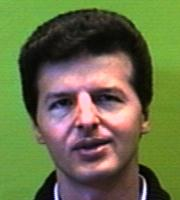
%> input picture helper/+FLD/TestDatabase/1.jpg, 180 x 200 px
$ octave --eval "result = preprocess(imread('helper/+FLD/TestDatabase/1.jpg'));"   (GNU Octave 9; MATLAB toolbox functions it lacks are replaced by stand-ins)
%> lines starting %> are read from the running program, lines starting %| are printed output that depends on the picture
### mm_preprocessing.m
function [ output_img ] = mm_preprocessing( img )
output_img = img;
gamma = 1.6;
normalize = 1;

%% Gamma correction
% (we could use 255*imadjust(X,[],[0,1],gamma), but would add dependencies
% to the image processing toolbox); we use our implementation
output_img = gamma_correction(output_img, [0 1], [0 255], gamma);

%% Sharpen whole image
% output_img = imsharpen(output_img, 'Amount', 3.0);

%% Eye Sharpening
eyeXMLFile = 'res/haarcascade_eye.xml';
eye_cascade = vision.CascadeObjectDetector(eyeXMLFile);
eye_boxes = step(eye_cascade, uint8(output_img));
box_sizes = [];
sharpening_const = 3.0;
for i = 1:size(eye_boxes,1)
    box = eye_boxes(i,:);
    box_sizes = [box_sizes, box(3) * box(4)];
end

[~, I] = sort(box_sizes, 'descend');

% Eye Detected - Processing
if numel(I) >= 2
    fbox = round(eye_boxes(I(1),:));
    sbox = round(eye_boxes(I(2),:));
    fbox(3:4) = fbox(3:4) - 5;
    sbox(3:4) = sbox(3:4) - 5;
    fbox(1:2) = fbox(1:2) + 2;
    sbox(1:2) = sbox(1:2) + 2;

    eye1 = output_img(fbox(2):fbox(2) + fbox(4), fbox(1): fbox(1) + fbox(3));
    eye2 = output_img(sbox(2):sbox(2) + sbox(4), sbox(1): sbox(1) + sbox(3));

    % Sharpen Areas
    eye1 = imsharpen(eye1, 'Amount', sharpening_const);
    eye2 = imsharpen(eye2, 'Amount', sharpening_const);

    output_img(fbox(2):fbox(2) + fbox(4), fbox(1): fbox(1) + fbox(3)) = eye1;
    output_img(sbox(2):sbox(2) + sbox(4), sbox(1): sbox(1) + sbox(3)) = eye2;
end

%% Mouth Sharpening

mbox = [50, 155, 105, 40];
mouth = output_img(mbox(2):mbox(2) + mbox(4), mbox(1): mbox(1) + mbox(3));
mouth = imsharpen(mouth, 'Amount', sharpening_const);
% output_img = cv.rectangle(output_img, box, ...
%         'Color', [255 0 0], 'Thickness', 2);
% imshow(output_img, []);
% pause()
% mouth = output_img(mbox(2):mbox(2) + mbox(4), mbox(1): mbox(1) + mbox(3));
% mouth = imsharpen(mouth, 'Amount', sharpening_const*2);
%
% output_img(mbox(2):mbox(2) + mbox(4), mbox(1): mbox(1) + mbox(3)) = mouth;
%
% %% Filtering
% % output_img = dog(output_img, 1, 2, 0);
%
% %% Postprocessing
% output_img = robust_postprocessor(output_img);
%
% %% Normalization to 8bits
% if normalize ~= 0
%     output_img = normalize8(output_img);
% end


%% Filtering
output_img(mbox(2):mbox(2) + mbox(4), mbox(1): mbox(1) + mbox(3)) = mouth;
if numel(I) >= 2
    output_img(fbox(2):fbox(2) + fbox(4), fbox(1): fbox(1) + fbox(3)) = eye1;
    output_img(sbox(2):sbox(2) + sbox(4), sbox(1): sbox(1) + sbox(3)) = eye2;
end
output_img = dog(output_img, 1, 2, 0);

%% Postprocessing
output_img = robust_postprocessor(output_img);

%% Normalization to 8bits
if normalize ~= 0
    output_img = normalize8(output_img);
end

### preprocess.m
function [ processed_img, box] = preprocess( img , bounding_box)

% Input:    img - black and white image
% Output:   processed_img - black and white processed img

% Grayscale conversion
processed_img = img;
%> processed_img is the input picture: size 200x180x3 uint8; mean R, G, B 105.3, 111.7, 71.5
if(ndims(img)==3)
    processed_img = rgb2gray(img);
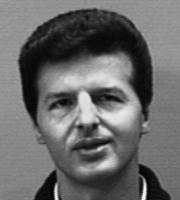
%> processed_img: size 200x180 uint8; min 0, max 251, mean 105.2
end

% The size of image that will be returned
img_size = [200, 200];

if nargin == 1
   xmlfile = 'res/haarcascade_frontalface_alt2.xml';
   face_cascade = vision.CascadeObjectDetector(xmlfile);
   boxes = step(face_cascade, uint8(img));
%> boxes = [25 54 124 124]
   box = boxes(1,:);
%> box = [25 54 124 124]
else
   box = bounding_box;
end
% Detect the Face

x = box(1);
%> x = 25
y = box(2);
%> y = 54
length = box(3);
%> length = 124

% Crop out the face
processed_img = processed_img(y:y+length, x:x+length);
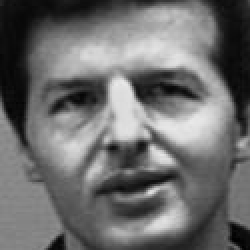
%> processed_img: size 125x125 uint8 (shown 2 times larger); min 0, max 234, mean 109

% Scale
processed_img = imresize(processed_img, img_size);
%> processed_img: size 200x200 uint8
%> the run ends on the next line

% Tan Triggs
%processed_img = tantriggs(processed_img, 2);

% MM Preprocessing
processed_img = mm_preprocessing(processed_img);

end
